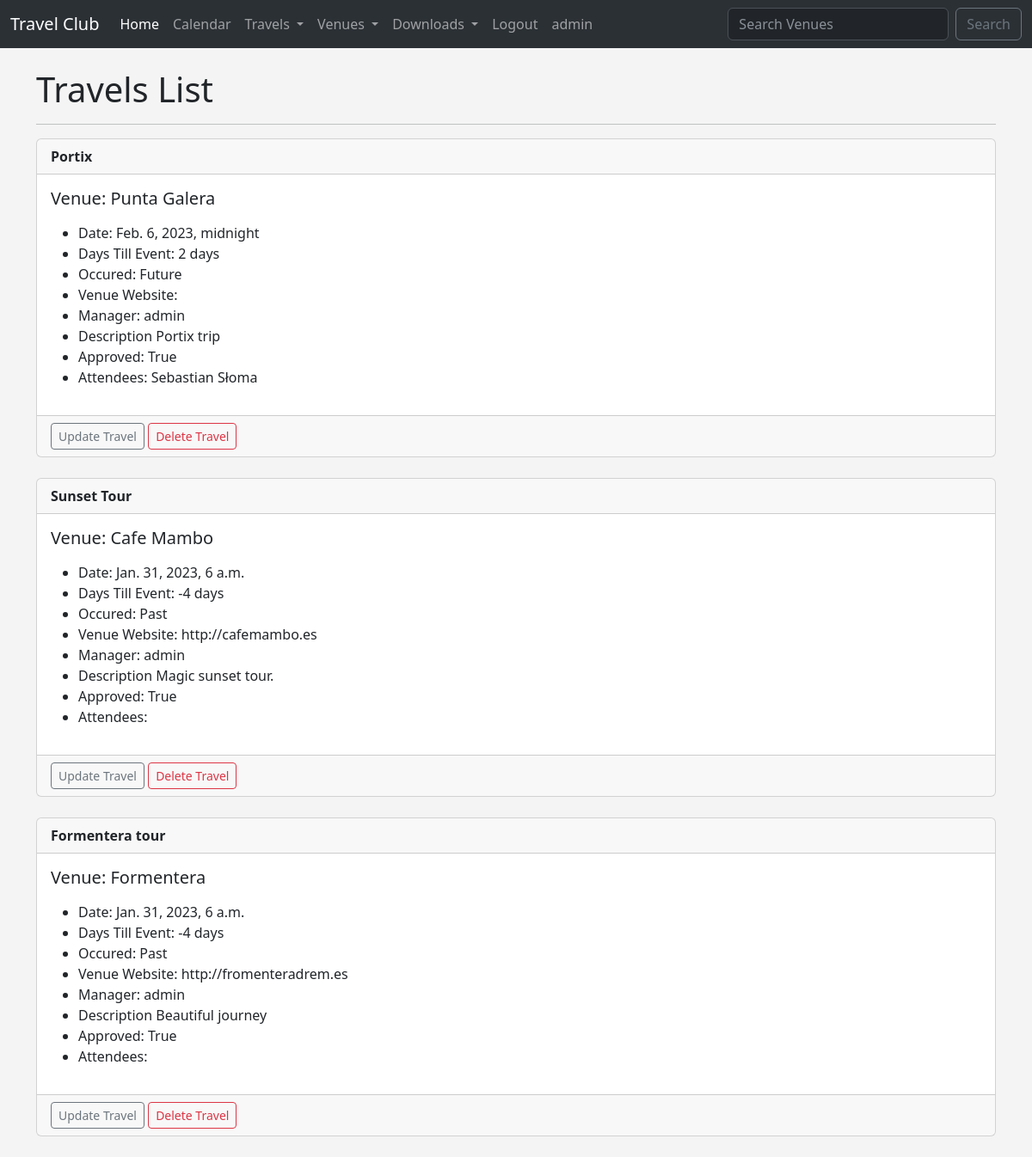
The page /travels (signed in) on the database its author committed.
### travel/models.py (models this page shows)
class Travel(models.Model):
    name = models.CharField('Travel Name', max_length=120)
    travel_date = models.DateTimeField('Travel Date')
    venue = models.ForeignKey(
        Venue, blank=True, null=True, on_delete=models.CASCADE)
    manager = models.ForeignKey(User, blank=True, null=True, on_delete=models.SET_NULL)
    description = models.TextField(blank=True)
    attendees = models.ManyToManyField(TravelUser, blank=True)
    approved = models.BooleanField('Approved', default=False)
    def __str__(self):
        return self.name
    @property
    def Days_till(self):
        today = date.today()
        days_till = self.travel_date.date() - today
        days_till_stripped = str(days_till).split(',', 1)[0]
        return days_till_stripped
    @property
    def Is_Past(self):
        today = date.today()
        if self.travel_date.date() < today:
            thing = 'Past'
        else:
            thing = 'Future'
        return thing

class Venue(models.Model):
    name = models.CharField('Venue Name', max_length=120)
    address = models.CharField(max_length=300)
    zip_code = models.CharField('Zip Code', max_length=15)
    phone = models.CharField('Contact Phone', max_length=25, blank=True)
    web = models.URLField('Website Address', blank=True)
    email_address = models.EmailField('Email', blank=True)
    owner = models.IntegerField('Venue Owner', blank=False, default=1)
    venue_image = models.ImageField(null=True, blank=True, upload_to='images/')
    def __str__(self):
        return self.name

class TravelUser(models.Model):
    first_name = models.CharField(max_length=30)
    last_name = models.CharField(max_length=30)
    email = models.EmailField('User Email')
    def __str__(self):
        return self.first_name + ' ' + self.last_name

### travel/views.py (the view)
# urls.py: path('travels', views.all_travels, name='list-travels'),
def all_travels(request):
    travel_list = Travel.objects.all().order_by('-travel_date')
    return render(request, 'travel/travel_list.html', {
        'travel_list': travel_list
    })

### travel/templates/travel/travel_list.html
{% extends 'travel/base.html' %}
{% block content %}
<h1>Travels List</h1>
<hr>
    {% for travel in travel_list %}
    {% if travel.approved %}
    <div class="card">
        <div class="card-header">
            <strong>{{ travel }}</strong>
        </div>
        <div class="card-body">
          <h5 class="card-title">Venue: {{ travel.venue }}</h5>
          <p class="card-text">
            <ul>
                <li>Date: {{ travel.travel_date }} </li>
                <li>Days Till Event: {{ travel.Days_till }}</li>
                <li>Occured: {{ travel.Is_Past }}</li>
                <li>Venue Website: {{ travel.venue.web }} </li>
                <li>Manager: {{ travel.manager }} </li>
                <li>Description {{ travel.description }} </li>
                <li>Approved: {{ travel.approved }}</li>
                <li>Attendees:
                {% for user in travel.attendees.all %}
                {{ user }}
                {% endfor %}
            </li>
            </ul>
          </p>
        </div>
        {% if user.is_authenticated %}
          {% if user == travel.manager %}
            <div class="card-footer text-muted">
              <a href="{% url 'update-travel' travel.id %}" class="btn btn-outline-secondary btn-sm">Update Travel</a>
              <a href="{% url 'delete-travel' travel.id %}" class="btn btn-outline-danger btn-sm">Delete Travel</a>
            </div>
          {% endif %}
        {% endif %}
      </div>
      <br>
      {% endif %}
    {% endfor %}
{% endblock %}

### travel/templates/travel/navbar.html (shortened to what this page needs)
<nav class="navbar  navbar-expand-lg bg-body-tertiary" data-bs-theme="dark">
    <div class="container-fluid">
      <a class="navbar-brand" href="{% url 'home' %}">Travel Club</a>
      <div class="collapse navbar-collapse" id="navbarSupportedContent">
        <ul class="navbar-nav me-auto mb-2 mb-lg-0">
          <li class="nav-item">
            <a class="nav-link active" aria-current="page" href="#">Home</a>
          </li>
          <li class="nav-item">
            <a class="nav-link" href="{% url 'home' %}">Calendar</a>
          </li>
          <li class="nav-item dropdown">
            <a class="nav-link dropdown-toggle" href="#" role="button" data-bs-toggle="dropdown" aria-expanded="false">
              Travels
            </a>
          </li>
          <li class="nav-item dropdown">
            <a class="nav-link dropdown-toggle" href="#" role="button" data-bs-toggle="dropdown" aria-expanded="false">
              Venues
            </a>
          </li>
          <li class="nav-item dropdown">
            <a class="nav-link dropdown-toggle" href="#" role="button" data-bs-toggle="dropdown" aria-expanded="false">
              Downloads
            </a>
          </li>
          {% if user.is_authenticated %}
          <li class="nav-item">
            <a class="nav-link" href="{% url 'logout' %}">Logout</a>
          </li>
          <li class="nav-item">
            <a class="nav-link" href="#">{{ user }}</a>
          </li>
          {% endif %}
        </ul>
        <form class="d-flex" role="search" method=POST action="{% url 'search-venues' %}">
          <input class="form-control me-2 bg-dark" type="search" placeholder="Search Venues" aria-label="Search" name="searched">
          <button class="btn btn-outline-secondary" type="submit">Search</button>
        </form>
      </div>
    </div>
  </nav>

### travel/templates/travel/base.html (style rules this page uses)
body { background: #f4f4f4 ; }

### rows shown on the page
Travel: name "Portix", venue "Punta Galera", travel_date "Feb. 6, 2023, midnight", Days_till "2 days", Is_Past "Future", manager "admin", description "Portix trip", approved "True", shows "Update Travel"
TravelUser: first_name+last_name "Sebastian Słoma"
Travel: name "Sunset Tour", venue "Cafe Mambo", travel_date "Jan. 31, 2023, 6 a.m.", Days_till "-4 days", Is_Past "Past", venue.web "http://cafemambo.es", manager "admin", description "Magic sunset tour.", approved "True", shows "Update Travel"
Travel: name "Formentera tour", venue "Formentera", travel_date "Jan. 31, 2023, 6 a.m.", Days_till "-4 days", Is_Past "Past", venue.web "http://fromenteradrem.es", manager "admin", description "Beautiful journey", approved "True", shows "Update Travel"

### other values the page prints
{{ user }} "admin"
